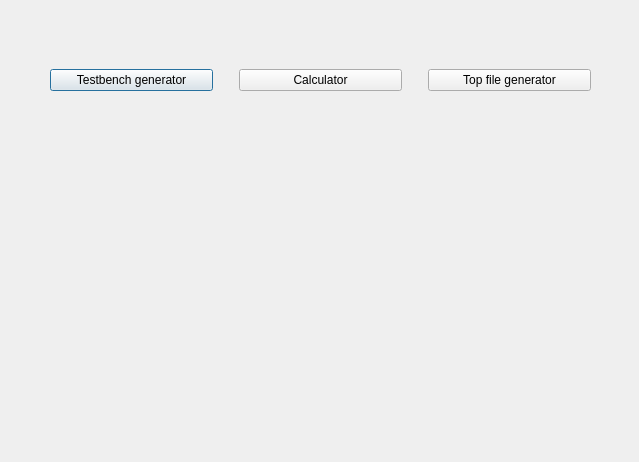
<?xml version="1.0" encoding="UTF-8"?>
<ui version="4.0">
 <class>HDLHelper</class>
 <widget class="QDialog" name="HDLHelper">
  <property name="geometry">
   <rect>
    <x>0</x>
    <y>0</y>
    <width>639</width>
    <height>462</height>
   </rect>
  </property>
  <property name="windowTitle">
   <string>Dialog</string>
  </property>
  <widget class="QWidget" name="horizontalLayoutWidget">
   <property name="geometry">
    <rect>
     <x>50</x>
     <y>40</y>
     <width>541</width>
     <height>80</height>
    </rect>
   </property>
   <layout class="QHBoxLayout" name="horizontalLayout">
    <item>
     <widget class="QPushButton" name="pushButton_4">
      <property name="text">
       <string>Testbench generator</string>
      </property>
     </widget>
    </item>
    <item>
     <spacer name="horizontalSpacer">
      <property name="orientation">
       <enum>Qt::Horizontal</enum>
      </property>
      <property name="sizeType">
       <enum>QSizePolicy::Fixed</enum>
      </property>
      <property name="sizeHint" stdset="0">
       <size>
        <width>20</width>
        <height>20</height>
       </size>
      </property>
     </spacer>
    </item>
    <item>
     <widget class="QPushButton" name="pushButton_3">
      <property name="text">
       <string>Calculator</string>
      </property>
     </widget>
    </item>
    <item>
     <spacer name="horizontalSpacer_2">
      <property name="orientation">
       <enum>Qt::Horizontal</enum>
      </property>
      <property name="sizeType">
       <enum>QSizePolicy::Fixed</enum>
      </property>
      <property name="sizeHint" stdset="0">
       <size>
        <width>20</width>
        <height>20</height>
       </size>
      </property>
     </spacer>
    </item>
    <item>
     <widget class="QPushButton" name="pushButton">
      <property name="text">
       <string>Top file generator</string>
      </property>
     </widget>
    </item>
   </layout>
  </widget>
  <widget class="QWidget" name="horizontalLayoutWidget_2">
   <property name="geometry">
    <rect>
     <x>50</x>
     <y>140</y>
     <width>541</width>
     <height>80</height>
    </rect>
   </property>
   <layout class="QHBoxLayout" name="horizontalLayout_2"/>
  </widget>
 </widget>
 <resources/>
 <connections/>
</ui>
